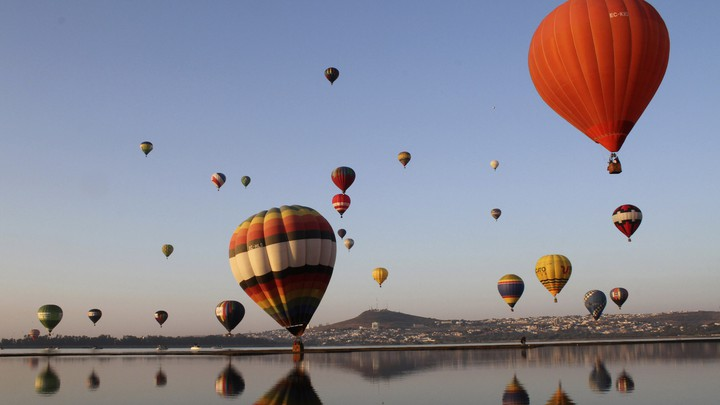
#> input picture examples/balloons.jpg, 720 x 405 px
$ python square.py examples/balloons.jpg   (older library calls are emulated)
#> lines starting #> are read from the running program, lines starting #| are printed output that depends on the picture
import cv2, math, sys
import numpy as np

def add_to_filename(filename, add):
	period = filename.find('.')
	return filename[:period] + add  + filename[period:]

# Buffers array with infinity to prevent range errors in energy calculation
def buffer(a):
	return np.concatenate(([np.inf], a, [np.inf]))

# Finds the minimum energy seam in an image
# Moves down row by row using dynamic programming to calculate minimum energy at each pixel
def min_energy(img):
	W = energy_matrix(img)
	height, width = W.shape
	for y in range(height):
		above = W[0].copy()
		if y > 0:
			left = np.roll(W[y-1], -1)
			right = np.roll(W[y-1], 1)
			left[-1], right[0] = np.inf, np.inf
			above = np.minimum(left, right)
			above = np.minimum(above, W[y-1])
		W[y] += above
	return W

# Given the minimum energy of a seam, backtrace to determine the pixels included
def min_seam(W):
	height, width = W.shape
	seam = np.zeros(height, dtype=np.int)
	seam[-1] = np.argmin(W[-1])
	for y in range(height -2, -1, -1):
		last = seam[y + 1]
		b = buffer(W[y])
		seam[y] = last + np.argmin(b[(last):(last+3)]) - 1
	return seam

# Calculate Sobel energy matrix of image, sum of xy derivatives
def energy_matrix(img):
	dx = cv2.Sobel(img, cv2.CV_64F, 1, 0, ksize=3)
	dy = cv2.Sobel(img, cv2.CV_64F, 0, 1, ksize=3)
	return abs(dx) + abs(dy)

# Removes a given seam from the image and smooths borders
def remove_seam(img, seam, rotated):
	height, width, channels = img.shape
	keep_pixels = np.ones((height, width), dtype=np.bool)

	# Flag pixels for removal
	for y in range(height -1, -1, -1):
		keep_pixels[y, seam[y]] = False

	keep_pixels = np.stack([keep_pixels] * channels, axis=2)
	img = img[keep_pixels].reshape((height, width - 1, channels))

	return img

# Content aware image resizing from any aspect ratio to square
def seam_carve_square(in_file):
#> called with in_file = 'examples/balloons.jpg'
	color_img = cv2.imread(in_file)
#> color_img is the input picture: shape (405, 720, 3); mean B, G, R 149.4, 137.3, 138.8
	height, width, channels = color_img.shape
#> height = 405; width = 720; channels = 3

    # rotate if taller than wide, so crop is always done on width
	rotated = height > width
#> rotated = False
	if rotated:
		color_img = np.flipud(np.rot90(color_img))

	gray_img = cv2.cvtColor(color_img, cv2.COLOR_BGR2GRAY)
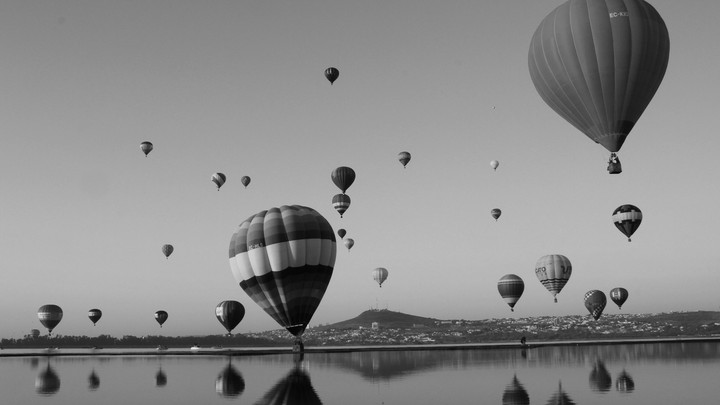
#> gray_img: shape (405, 720); min 0, max 234, mean 139.1
	height, width = gray_img.shape

	# For the number of rows to be removed...
	removed_cols = width-height
#> removed_cols = 315
	for i in range(removed_cols):
		W = min_energy(gray_img)
		seam = min_seam(W)
		color_img = remove_seam(color_img, seam, rotated)
		gray_img = cv2.cvtColor(color_img.astype('float32'), cv2.COLOR_BGR2GRAY)
#> this loop made 315 passes
#> pass 1, in energy_matrix, `dy = cv2.Sobel(img, cv2.CV_64F, 0, 1, ksize=3)`:
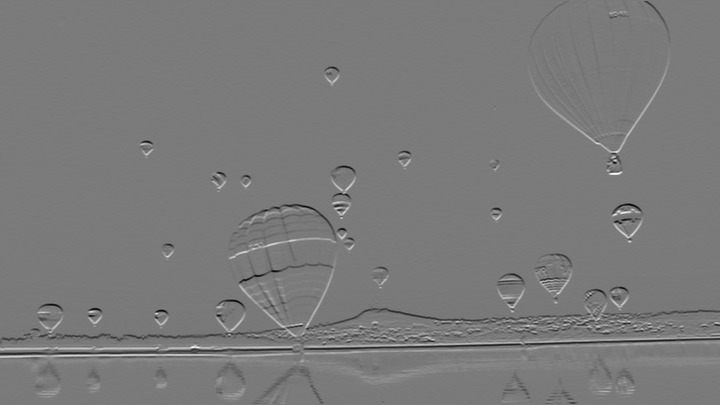
#> dy: shape (405, 720) float64; min -651, max 700, mean -0.4; drawn with min black and max white
#> pass 1, in min_energy, `W = energy_matrix(img)`:
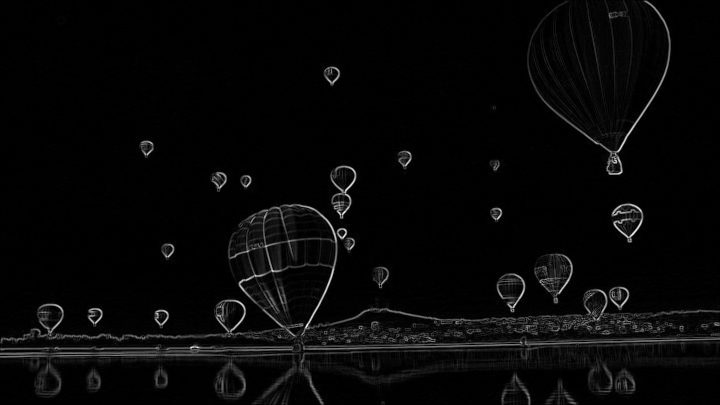
#> W: shape (405, 720) float64; min 0, max 1040, mean 32.4; drawn with min black and max white
#> pass 1, in seam_carve_square, `W = min_energy(gray_img)`:
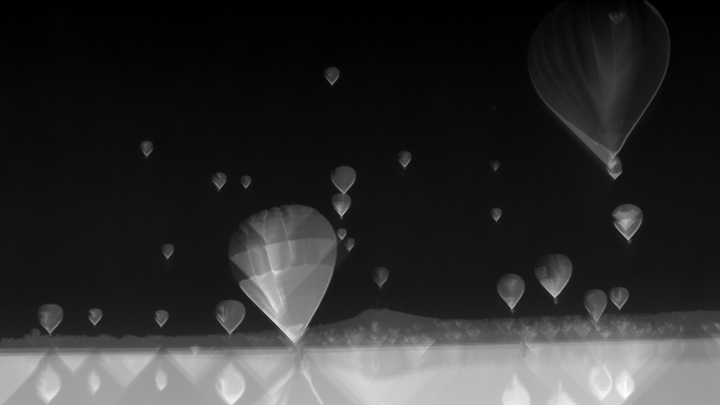
#> W: shape (405, 720) float64; min 0, max 5844, mean 1085.9; drawn with min black and max white
#> after the loop:
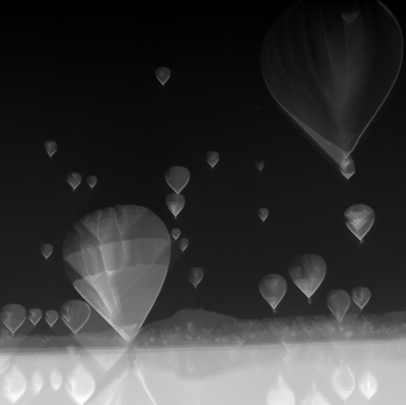
#> W: shape (405, 406) float64; min 0, max 7004.4, mean 1590.5; drawn with min black and max white
#> after the loop:
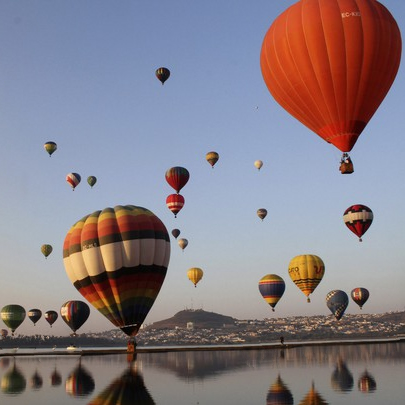
#> color_img: shape (405, 405, 3); mean B, G, R 135.3, 126.7, 135.1
#> after the loop:
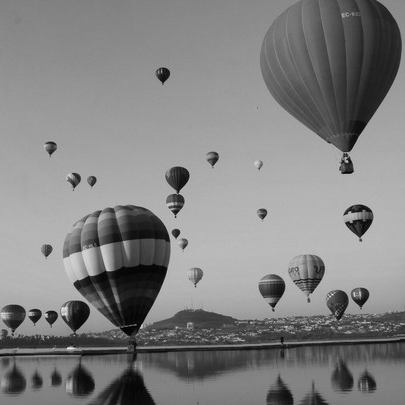
#> gray_img: shape (405, 405) float32; min 0.299, max 233.9, mean 130.2

	if rotated:
		color_img = np.rot90(np.flipud(color_img), k = 3)
	cv2.imwrite(add_to_filename(in_file, '_square'), color_img)

if __name__ == "__main__":
	seam_carve_square(sys.argv[1])
